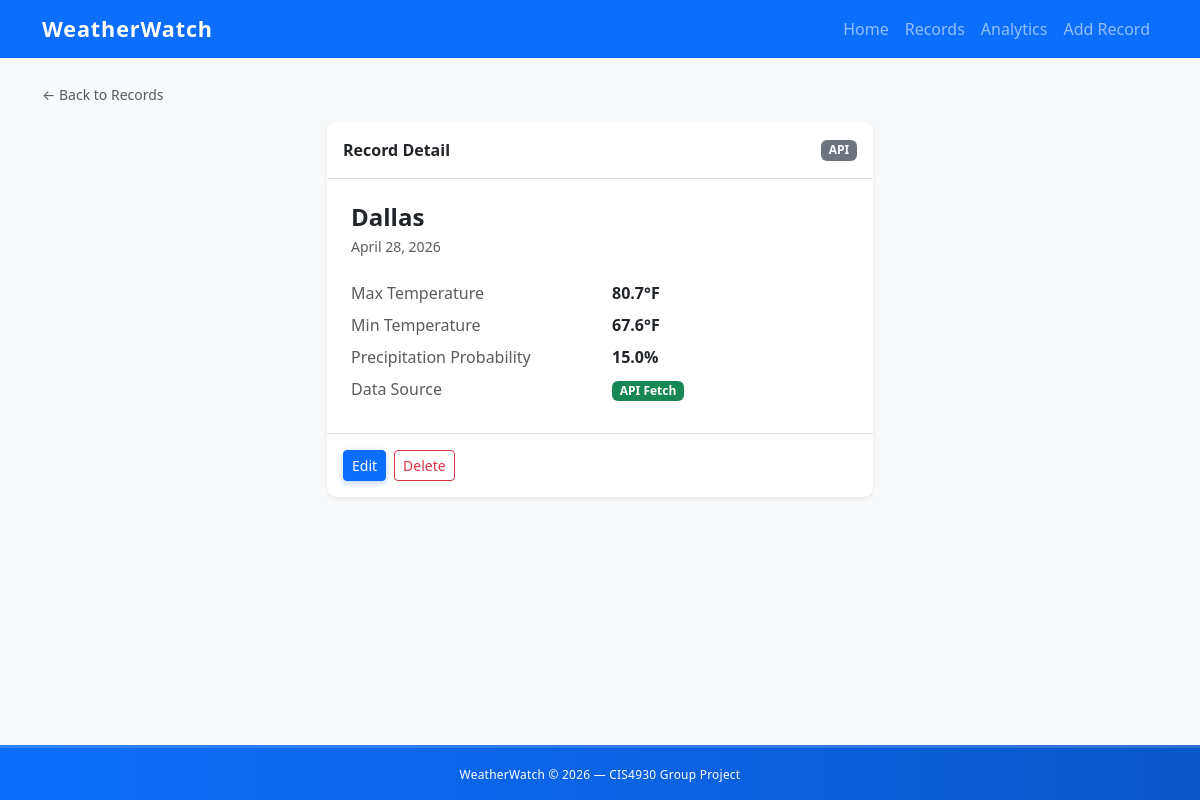
The page /records/13/ on the database its author committed.
### core/models.py (models this page shows, shortened)
class Record(models.Model):
    SOURCE_CHOICES = [
        ("csv", "CSV Import"),
        ("api", "API Fetch"),
    ]
    city = models.ForeignKey(
        City,
        on_delete=models.CASCADE,
        related_name="records"
    )
    date = models.DateField()
    temp_max = models.FloatField()
    temp_min = models.FloatField()
    precipitation = models.FloatField(default=0)
    source = models.CharField(
        max_length=10,
        choices=SOURCE_CHOICES,
        default="csv"
    )
    run = models.ForeignKey(
        DataRun,
        on_delete=models.SET_NULL,
        null=True,
        blank=True,
        related_name="records"
    )
    created_at = models.DateTimeField(auto_now_add=True)
    class Meta:
        ordering = ["-date", "city__name"]
        unique_together = ("city", "date")

class City(models.Model):
    name = models.CharField(max_length=100, unique=True)
    class Meta:
        ordering = ["name"]
        verbose_name_plural = "Cities"
    def __str__(self):
        return self.name

### core/views.py (the view)
# urls.py: path("records/<int:pk>/", RecordDetailView.as_view(), name = "record_detail"),
class RecordDetailView(DetailView):
    model = Record
    template_name = "core/record_detail.html"
    context_object_name = "record"

### core/templates/core/record_detail.html (shortened to what this page needs)
{% extends "core/base.html" %}
{% block content %}
<div class="mb-3">
    <a href="{% url 'records' %}" class="text-decoration-none text-muted small">&larr; Back to Records</a>
</div>
<div class="row justify-content-center">
    <div class="col-lg-6 col-md-8">
        <div class="card border-0 shadow-sm">
            <div class="card-header bg-transparent border-bottom py-3 d-flex justify-content-between align-items-center">
                <span class="fw-semibold">Record Detail</span>
                <span class="badge bg-secondary">{{ record.source|upper }}</span>
            </div>
            <div class="card-body p-4">
                <h2 class="h4 fw-bold mb-1">{{ record.city }}</h2>
                <p class="text-muted small mb-4">{{ record.date }}</p>
                <dl class="row mb-0">
                    <dt class="col-sm-6 text-muted fw-normal">Max Temperature</dt>
                    <dd class="col-sm-6 fw-semibold">{{ record.temp_max }}&deg;F</dd>
                    <dt class="col-sm-6 text-muted fw-normal">Min Temperature</dt>
                    <dd class="col-sm-6 fw-semibold">{{ record.temp_min }}&deg;F</dd>
                    <dt class="col-sm-6 text-muted fw-normal">Precipitation Probability</dt>
                    <dd class="col-sm-6 fw-semibold">{{ record.precipitation }}%</dd>
                    <dt class="col-sm-6 text-muted fw-normal">Data Source</dt>
                    <dd class="col-sm-6">
                        {% if record.source == 'csv' %}
                        <span class="badge bg-info text-dark">CSV Import</span>
                        {% else %}
                        <span class="badge bg-success">API Fetch</span>
                        {% endif %}
                    </dd>
                </dl>
            </div>
            <div class="card-footer bg-transparent border-top d-flex gap-2 py-3">
                <a href="{% url 'record_edit' record.pk %}" class="btn btn-primary btn-sm">Edit</a>
                <a href="{% url 'record_delete' record.pk %}" class="btn btn-outline-danger btn-sm">Delete</a>
            </div>
        </div>
    </div>
</div>
{% endblock %}

### core/static/css/style.css (style rules this page uses)
.card { transition: transform 0.18s ease, box-shadow 0.18s ease; border-radius: 0.6rem; }
.btn-primary { box-shadow: 0 2px 6px rgba(13, 110, 253, 0.3); transition: transform 0.15s ease, box-shadow 0.15s ease; }
body { display: flex; flex-direction: column; min-height: 100vh; background-color: #f8f9fa; }

### rows shown on the page
Record: source "API", city "Dallas", date "April 28, 2026", temp_max "80.7", temp_min "67.6", precipitation "15.0"
